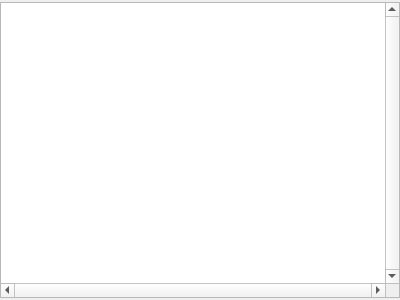
<ui version="4.0" >
 <author/>
 <comment/>
 <exportmacro/>
 <class>BrowseCash</class>
 <widget class="QWidget" name="BrowseCash" >
  <property name="geometry" >
   <rect>
    <x>0</x>
    <y>0</y>
    <width>400</width>
    <height>300</height>
   </rect>
  </property>
  <property name="windowTitle" >
   <string>Form</string>
  </property>
  <layout class="QGridLayout">
   <property name="leftMargin">
    <number>0</number>
   </property>
   <property name="topMargin">
    <number>2</number>
   </property>
   <property name="rightMargin">
    <number>0</number>
   </property>
   <property name="bottomMargin">
    <number>2</number>
   </property>
   <item row="1" column="0" colspan="4">
    <widget class="QTableView" name="tvCash">
     <property name="frameShape">
      <enum>QFrame::StyledPanel</enum>
     </property>
     <property name="frameShadow">
      <enum>QFrame::Sunken</enum>
     </property>
     <property name="verticalScrollBarPolicy">
      <enum>Qt::ScrollBarAlwaysOn</enum>
     </property>
     <property name="horizontalScrollBarPolicy">
      <enum>Qt::ScrollBarAlwaysOn</enum>
     </property>
     <property name="alternatingRowColors">
      <bool>true</bool>
     </property>
     <property name="selectionMode">
      <enum>QAbstractItemView::SingleSelection</enum>
     </property>
     <property name="selectionBehavior">
      <enum>QAbstractItemView::SelectRows</enum>
     </property>
     <property name="sortingEnabled">
      <bool>true</bool>
     </property>
    </widget>
   </item>
  </layout>
 </widget>
 <pixmapfunction/>
 <connections/>
</ui>
